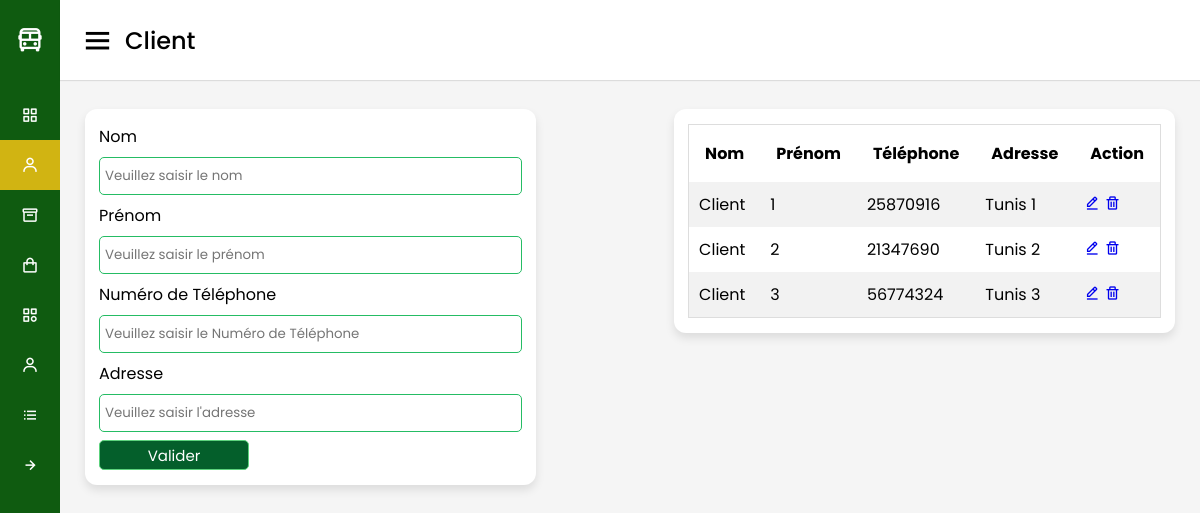
The app's page /vue/client.php with its own data.
### tables this page shows
CREATE TABLE `client` (
  `id` int(11) NOT NULL,
  `nom` varchar(30) NOT NULL,
  `prenom` varchar(30) NOT NULL,
  `telephone` varchar(30) NOT NULL,
  `adresse` varchar(50) NOT NULL
);

### model/function.php (called while the page is built, shortened)
<?php
function getClient($id=null)
{
    if (!empty($id)) {
        $sql= "SELECT * FROM client WHERE id=?";
        $req= $GLOBALS['connexion']->prepare($sql);
        $req->execute(array($id));
        return $req->fetch();
        }
    else {
        $sql= "SELECT * FROM client";
        $req= $GLOBALS['connexion']->prepare($sql);
        $req->execute();
        return $req->fetchAll();
    }
}

### vue/client.php (the view, shortened to what this page needs)
<?php
include 'entete.php';
?>
<div class="home-content">
    <div class="overview-boxes">
        <div class="box">
            <form action="<?= !empty($_GET['id']) ? "../model/modifClient.php" : "../model/ajoutClient.php" ?>" method="post">
                <label for="nom">Nom</label>
                <input value="<?= !empty($_GET['id']) ? $client['nom'] : "" ?>" type="text" name="nom" id="nom" placeholder="Veuillez saisir le nom">
                <label for="prenom">Prénom</label>
                <input value="<?= !empty($_GET['id']) ? $client['prenom'] : "" ?>" type="text" name="prenom" id="prenom" placeholder="Veuillez saisir le prénom">
                <label for="telephone">Numéro de Téléphone</label>
                <input value="<?= !empty($_GET['id']) ? $client['telephone'] : "" ?>" type="text" name="telephone" id="telephone" placeholder="Veuillez saisir le Numéro de Téléphone">
                <label for="adresse">Adresse</label>
                <input value="<?= !empty($_GET['id']) ? $client['adresse'] : "" ?>" type="text" name="adresse" id="adresse" placeholder="Veuillez saisir l'adresse">
                <button type="submit">Valider</button>
            </form>
        </div>
        <div class="box">
            <table class="mtable">
                <tr>
                    <th>Nom</th>
                    <th>Prénom</th>
                    <th>Téléphone</th>
                    <th>Adresse</th>
                    <th>Action</th>
                </tr>
                <?php
                $clients = getClient();
                if (!empty($clients) && is_array($clients)) {
                    foreach ($clients as $key => $value) {
                        ?>
                        <tr>
                            <td><?= $value['nom'] ?></td>
                            <td><?= $value['prenom'] ?></td>
                            <td><?= $value['telephone'] ?></td>
                            <td><?= $value['adresse'] ?></td>
                            <td><a href="?id=<?= $value['id'] ?>"><i class='bx bx-edit-alt'></i></a>
                                <a href="../model/suppClient.php?id=<?= $value['id'] ?>" onclick="return confirm('Êtes-vous sûr de vouloir supprimer ce client?')"><i class='bx bx-trash'></i></a>
                            </td>
                        </tr>
                <?php
                    }
                }
                ?>
            </table>
        </div>
    </div>
</div>
<?php
include 'pied.php';
?>

### public/style.css (style rules this page uses)
* { margin: 0; padding: 0; box-sizing: border-box; font-family: "Poppins", sans-serif; }
.home-section .home-content { position: relative; padding-top: 104px; }
.home-content .overview-boxes { display: flex; align-items: flex-start; justify-content: space-between; flex-wrap: nowrap; padding: 0 20px; margin-bottom: 26px; }
.overview-boxes .box { display: flex; align-items: center; justify-content: center; min-width: calc(100% / 4 - 15px); background: #fff; padding: 15px 14px; border-radius: 12px; box-shadow: 0 5px 10px rgba(0, 0, 0, 0.1); margin: 5px; }
input, textarea, select { margin-bottom: 10px; box-sizing: border-box; width: 100%; margin: 8px 0; padding: 8px 5px; border-radius: 5px; border: 1px solid #25bc64; }
button { background-color: rgb(4, 95, 43); color: white; width: 150px; height: 30px; border: 1px solid #5cd27d; font-size: 15px; border-radius: 5px; }
label { display: block; }
form { width: 100%; }
table.mtable { width: 100%; border-collapse: collapse; width: 100%; border: 1px solid #ddd; }
th, td { text-align: left; padding: 16px; }
table.mtable tr:nth-child(even) { background: #f2f2f2; }
table.mtable td { padding: 10px; }

### records on screen
client: nom "Client", prenom "1", telephone "25870916", adresse "Tunis 1"
client: nom "Client", prenom "2", telephone "21347690", adresse "Tunis 2"
client: nom "Client", prenom "3", telephone "56774324", adresse "Tunis 3"

### other values on screen
str_replace(".php", "",basename($_SERVER['PHP_SELF'])) "Client"
